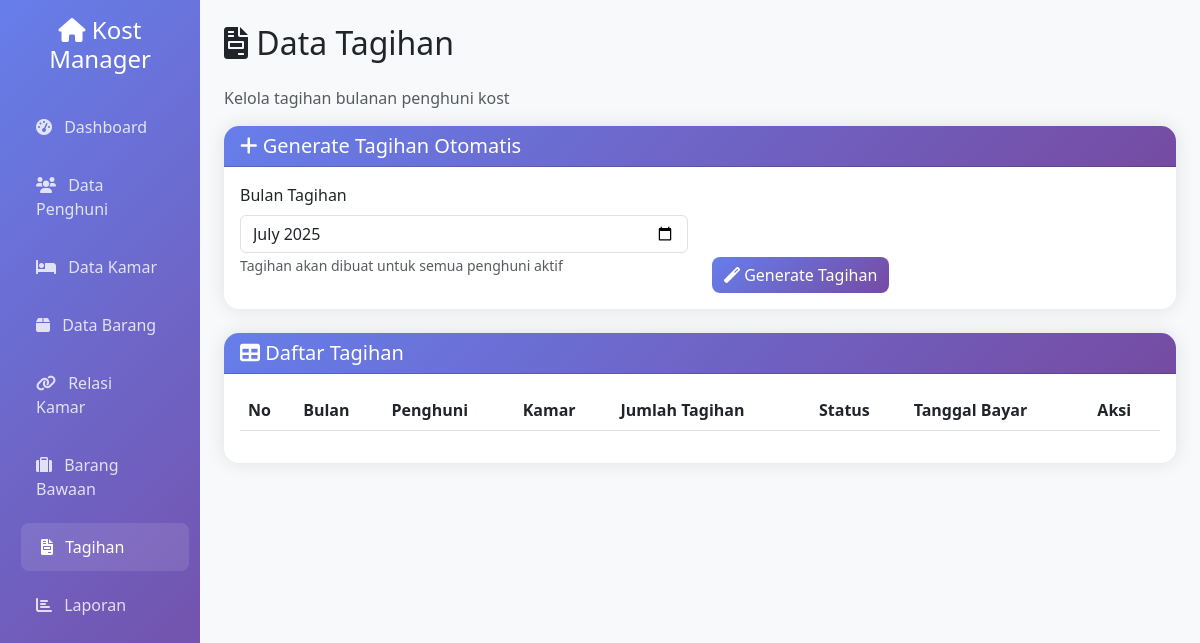
/tagihan.php, run on an earlier commit of the app's database.
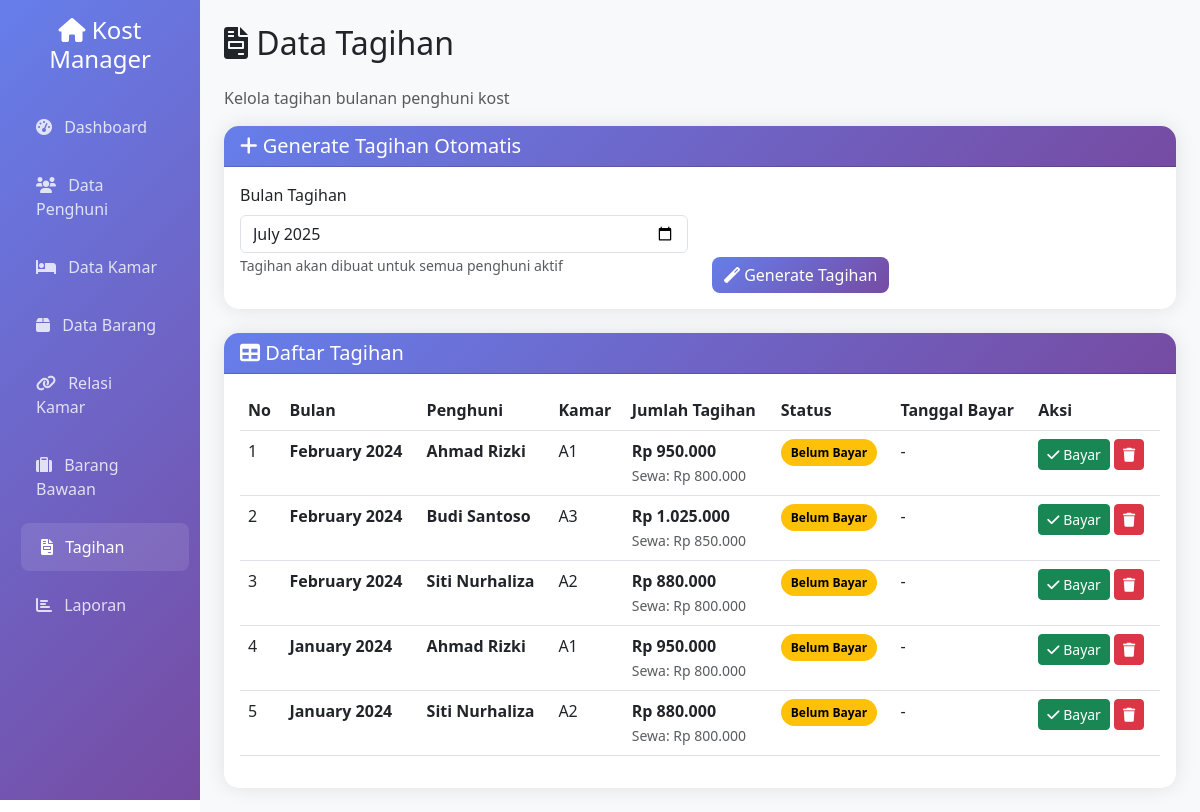
And on a later commit of the database.
### tables this page shows
CREATE TABLE IF NOT EXISTS tb_tagihan (
    id INT AUTO_INCREMENT PRIMARY KEY,
    bulan VARCHAR(7) NOT NULL,  
    id_kmr_penghuni INT NOT NULL,
    jml_tagihan DECIMAL(10,2) NOT NULL,
    status_bayar ENUM('Belum Bayar', 'Sudah Bayar') DEFAULT 'Belum Bayar',
    tgl_bayar DATE NULL,
    created_at TIMESTAMP DEFAULT CURRENT_TIMESTAMP,
    updated_at TIMESTAMP DEFAULT CURRENT_TIMESTAMP ON UPDATE CURRENT_TIMESTAMP,
    FOREIGN KEY (id_kmr_penghuni) REFERENCES tb_kmr_penghuni(id) ON DELETE CASCADE
);

CREATE TABLE IF NOT EXISTS tb_penghuni (
    id INT AUTO_INCREMENT PRIMARY KEY,
    nama VARCHAR(100) NOT NULL,
    no_ktp VARCHAR(16) NOT NULL UNIQUE,
    no_hp VARCHAR(15) NOT NULL,
    tgl_masuk DATE NOT NULL,
    tgl_keluar DATE NULL,
    kamar_id INT,
    created_at TIMESTAMP DEFAULT CURRENT_TIMESTAMP,
    updated_at TIMESTAMP DEFAULT CURRENT_TIMESTAMP ON UPDATE CURRENT_TIMESTAMP,
    FOREIGN KEY (kamar_id) REFERENCES tb_kamar(id) ON DELETE SET NULL
);

CREATE TABLE IF NOT EXISTS tb_kamar (
    id INT AUTO_INCREMENT PRIMARY KEY,
    nomor VARCHAR(10) NOT NULL UNIQUE,
    harga DECIMAL(10,2) NOT NULL,
    created_at TIMESTAMP DEFAULT CURRENT_TIMESTAMP,
    updated_at TIMESTAMP DEFAULT CURRENT_TIMESTAMP ON UPDATE CURRENT_TIMESTAMP
);

### tagihan.php (the view, shortened to what the changed rows need)
<?php
include 'database/config.php';
?>
<!DOCTYPE html>
<html lang="id">
<head>
    <link href="https://cdn.jsdelivr.net/npm/bootstrap@5.3.0/dist/css/bootstrap.min.css" rel="stylesheet">
    <link href="https://cdnjs.cloudflare.com/ajax/libs/font-awesome/6.0.0/css/all.min.css" rel="stylesheet">
</head>
<body>
    <div class="container-fluid">
        <div class="row">
            <div class="col-md-9 col-lg-10 main-content p-4">
                <div class="row">
                    <div class="col-12">
                        <h2 class="mb-4"><i class="fas fa-file-invoice"></i> Data Tagihan</h2>
                    </div>
                </div>
                <div class="card">
                    <div class="card-body">
                        <div class="table-responsive">
                            <table class="table table-hover">
                                <thead>
                                    <tr>
                                        <th>No</th>
                                        <th>Bulan</th>
                                        <th>Penghuni</th>
                                        <th>Kamar</th>
                                        <th>Jumlah Tagihan</th>
                                        <th>Status</th>
                                        <th>Tanggal Bayar</th>
                                        <th>Aksi</th>
                                    </tr>
                                </thead>
                                <tbody>
                                    <?php
                                    $query = "SELECT t.*, p.nama as nama_penghuni, k.nomor as nomor_kamar, k.harga as harga_kamar
                                             FROM tb_tagihan t
                                             INNER JOIN tb_kmr_penghuni kp ON t.id_kmr_penghuni = kp.id
                                             INNER JOIN tb_penghuni p ON kp.id_penghuni = p.id
                                             INNER JOIN tb_kamar k ON kp.id_kamar = k.id
                                             ORDER BY t.bulan DESC, p.nama";
                                    $result = mysqli_query($conn, $query);
                                    $no = 1;
                                    while ($row = mysqli_fetch_assoc($result)) {
                                        $status_class = $row['status_bayar'] == 'Sudah Bayar' ? 'status-sudah' : 'status-belum';
                                        echo "<tr>";
                                        echo "<td>" . $no++ . "</td>";
                                        echo "<td><strong>" . date('F Y', strtotime($row['bulan'] . '-01')) . "</strong></td>";
                                        echo "<td><strong>" . htmlspecialchars($row['nama_penghuni']) . "</strong></td>";
                                        echo "<td>" . htmlspecialchars($row['nomor_kamar']) . "</td>";
                                        echo "<td><strong>Rp " . number_format($row['jml_tagihan'], 0, ',', '.') . "</strong><br>";
                                        echo "<small class='text-muted'>Sewa: Rp " . number_format($row['harga_kamar'], 0, ',', '.') . "</small></td>";
                                        echo "<td><span class='status-badge $status_class'>" . $row['status_bayar'] . "</span></td>";
                                        echo "<td>" . ($row['tgl_bayar'] ? date('d/m/Y', strtotime($row['tgl_bayar'])) : '-') . "</td>";
                                        echo "<td>";
                                        if ($row['status_bayar'] == 'Belum Bayar') {
                                            echo "<button class='btn btn-sm btn-success me-1' onclick='updateStatus(" . $row['id'] . ", \"Sudah Bayar\")'><i class='fas fa-check'></i> Bayar</button>";
                                        } else {
                                            echo "<button class='btn btn-sm btn-warning me-1' onclick='updateStatus(" . $row['id'] . ", \"Belum Bayar\")'><i class='fas fa-undo'></i> Batal</button>";
                                        }
                                        echo "<a href='?hapus=" . $row['id'] . "' class='btn btn-sm btn-danger' onclick='return confirm(\"Yakin ingin menghapus tagihan ini?\")'><i class='fas fa-trash'></i></a>";
                                        echo "</td>";
                                        echo "</tr>";
                                    }
                                    ?>
                                </tbody>
                            </table>
                        </div>
                    </div>
                </div>
            </div>
        </div>
    </div>
</body>
</html>

What changed in the data, as far as the page shows it:
added tb_tagihan: bulan "February 2024", tb_penghuni.nama "Ahmad Rizki", tb_kamar.nomor "A1", jml_tagihan "950.000", tb_kamar.harga "800.000", status_bayar "Belum Bayar"
added tb_tagihan: bulan "February 2024", tb_penghuni.nama "Budi Santoso", tb_kamar.nomor "A3", jml_tagihan "1.025.000", tb_kamar.harga "850.000", status_bayar "Belum Bayar"
added tb_tagihan: bulan "February 2024", tb_penghuni.nama "Siti Nurhaliza", tb_kamar.nomor "A2", jml_tagihan "880.000", tb_kamar.harga "800.000", status_bayar "Belum Bayar"
added tb_tagihan: bulan "January 2024", tb_penghuni.nama "Ahmad Rizki", tb_kamar.nomor "A1", jml_tagihan "950.000", tb_kamar.harga "800.000", status_bayar "Belum Bayar"
added tb_tagihan: bulan "January 2024", tb_penghuni.nama "Siti Nurhaliza", tb_kamar.nomor "A2", jml_tagihan "880.000", tb_kamar.harga "800.000", status_bayar "Belum Bayar"
